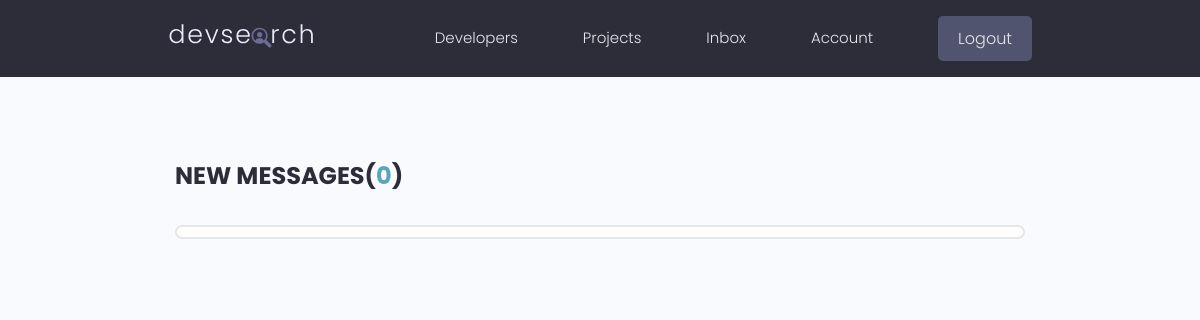
The app's page /inbox/ (signed in), older data.
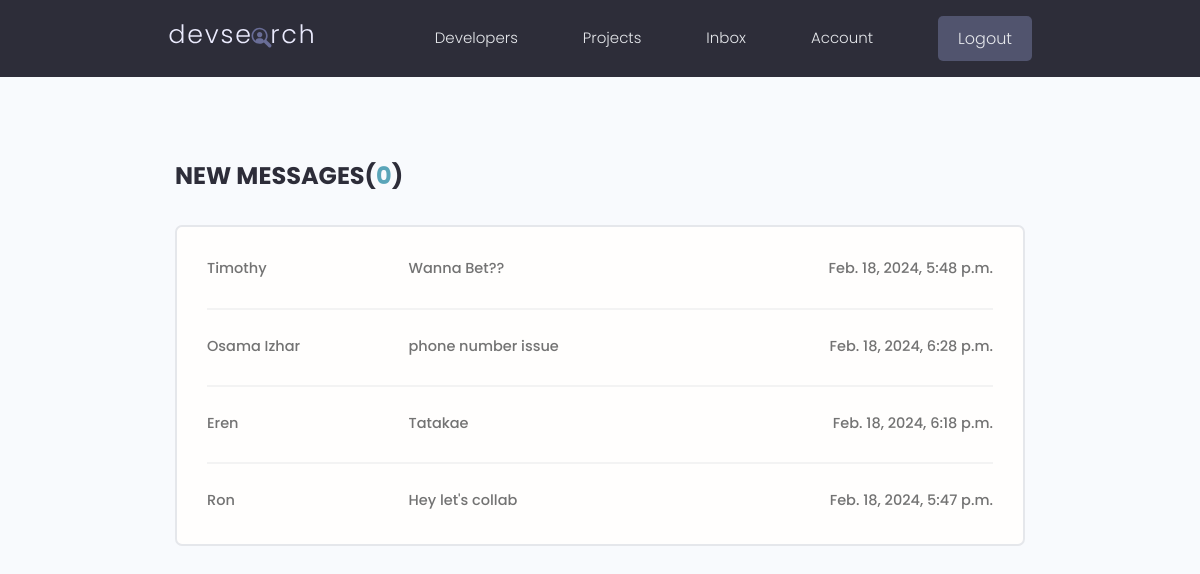
The same page, newer data.
### users/models.py (models this page shows)
class Message(models.Model):                         # setting on_delete to SET_NULL so that receiver can still read message that was sent
    sender = models.ForeignKey(Profile,on_delete=models.SET_NULL,null=True,blank=True)
    recipient = models.ForeignKey(Profile,on_delete=models.SET_NULL, null = True,blank=True,related_name="messages") # recepient had to be given a related_name to differentiate from sender
    name = models.CharField(max_length=200,null=True,blank=True)
    email = models.EmailField(max_length=200,null=True,blank=True)
    subject = models.CharField(max_length=200,null=True,blank=True)
    body = models.TextField()
    is_read = models.BooleanField(default=False,null=True)
    created = models.DateTimeField(auto_now_add=True)
    id = models.UUIDField(default=uuid.uuid4,unique=True,primary_key=True,editable=False)
    def __str__(self):
        return self.subject
    class Meta:
        ordering = ['is_read',"-created"]

### users/views.py (the view)
# urls.py: path('inbox/',views.inbox,name='inbox'),
@login_required(login_url="login")
def inbox(request):
    profile = request.user.profile
    messageRequests = profile.messages.all() # accessing related_name messages here to get all messages for the profile
    unreadCount = messageRequests.filter(is_read=False).count()
    context={"messageRequests":messageRequests,"unreadCount":unreadCount}
    print("MESSAGE REQUESTS: ",messageRequests)
    return render(request,'users/inbox.html',context)

### users/templates/users/inbox.html
{% extends 'main.html' %}
{% block content %}
  <main class="inbox my-xl">
    <div class="content-box">
    <h3 class="inbox__title">New Messages(<span>{{unreadCount}}</span>)</h3>
      <ul class="messages">
        {% for message in messageRequests %}
        {% if message.is_read == False %}
        <li class="message message--unread">
          {% else %}
          <li class='message'>
            {% endif %}
          <a href="{% url 'message' message.id %}">
          <span class="message__author">{{message.name}}</span>
          <span class="message__subject">{{message.subject}}</span>
          <span class="message__date">{{message.created}}</span>
          </a>
          </li>
        {% endfor %}
      </ul>
    </div>
  </main>
{% endblock content %}

### templates/main.html (shortened to what this page needs)
<!DOCTYPE html>
{% load static %}
<html lang="en">
<head>
  <link rel="stylesheet" href="https://cdn.iconmonstr.com/1.3.0/css/iconmonstr-iconic-font.min.css" />
  <link rel="stylesheet" href="{% static 'uikit/styles/uikit.css' %}" />
  <link rel="stylesheet" href="{% static 'styles/app.css' %}" />
   {% load fontawesome_6 %}
</head>
<body>
    {% include "navbar.html"%}
    {%block content%}
    {%endblock content%}
</body>
</html>

### templates/navbar.html (shortened to what this page needs)
{% load static %}
  <header class="header">
    <div class="container container--narrow">
      <a href="{% url 'profiles'%}" class="header__logo">
        <img src="{% static 'images/logo.svg' %}" alt="DevSearch Logo" />
      </a>
      <nav class="header__nav">
        <ul class="header__menu">
          <li class="header__menuItem"><a href="{% url 'profiles'%}">Developers</a></li>
          <li class="header__menuItem"><a href="{% url 'projects'%}">Projects</a></li>
          {% if request.user.is_authenticated %}
          <li class="header__menuItem"><a href="{% url 'inbox' %}">Inbox</a></li>
          <li class="header__menuItem"><a href="{% url 'account' %}">Account</a></li>
          <li class="header__menuItem"><a href="{% url 'logout' %}" class="btn btn--sub">Logout</a></li>
          {% else %}
          <li class="header__menuItem"><a href="{% url 'login' %}" class="btn btn--sub">Login/Sign Up</a></li>
          {% endif %}
        </ul>
      </nav>
    </div>
  </header>

### static/styles/app.css (style rules this page uses)
:root { --color-sub: #2d2d39; }
.btn--sub { background-color: var(--color-sub-light); }
img { width: 100%; }
.content-box { width: 95%; max-width: 85rem; margin: 0 auto; }
.header { position: sticky; z-index: 111; background-color: var(--color-sub); padding: 1.5rem 0; }
.header > .container { display: flex; justify-content: space-between; align-items: center; }
.header__logo > img { height: 3.8rem; }
.header__nav > ul { display: inline-flex; align-items: center; list-style: none; gap: 6.5rem; }
.header__menuItem > a { color: var(--color-light); font-weight: 300; }
.inbox { height: 90vh; }
.inbox__title, .inbox__title span { font-size: 2.4rem; font-weight: 700; color: var(--color-sub); text-transform: uppercase; text-align: left; margin-bottom: 3rem; }
.inbox__title span { color: var(--color-main); }
.messages { list-style: none; background: var(--color-white); padding: 0.5rem 3rem; border: 2px solid var(--color-light); border-radius: 0.7rem; }
.message { padding: 2.5rem 0; }
.message > a span { font-size: 1.45rem; font-weight: 500; }
.message:not(:last-child) { border-bottom: 2px solid var(--color-white-light); }
.message > a { display: flex; gap: 1rem; }
.message__author, .message__date { flex-basis: 25%; }
.message__subject { flex-basis: 50%; }
.message__date { text-align: right; }

### static/uikit/styles/modules/_variables.css (style rules this page uses)
:root { --color-main: #5aa5b9; --color-main-light: #e6faff; --color-sub: #3f4156; --color-sub-light: #51546e; --color-sub-lighter: #ededfd; --color-text: #737373; --color-gray: #8b8b8b; --color-light: #e5e7eb; --color-light-gray: #767676; --color-bg: #f8fafd; --color-white: #fffefd; --color-white-light: #f3f3f3; --color-success: #359e64; --color-success-bg: #def8e8; --color-error: #fc4b0b; --color-error-bg: #fff2ee; --font-base: 'Poppins', arial, helvetica, 'Segoe UI', roboto, ubuntu, sans-serif; --font-monospace: 'Fira Code', 'Courier New', courier, monospace; --font-regular: 300; --font-medium: 500; --font-bold: 700; --generic-shadow: 1px 1px 5px #00000010; --generic-transition: all 0.3s ease-in-out; }

### static/uikit/styles/modules/_base.css (style rules this page uses)
* { margin: 0; padding: 0; box-sizing: border-box; text-rendering: optimizeLegibility; color: inherit; font-size: inherit; }
html { font-size: 50%; }
@media only screen and (min-width: 480px) { html { font-size: 56.25%; } }
@media only screen and (min-width: 1200px) { html { font-size: 62.5%; } }
body { line-height: 1.6; font-weight: 400; font-size: 1.5rem; color: var(--color-text); background-color: var(--color-bg); min-height: 100vh; }

### static/uikit/styles/modules/_typography.css (style rules this page uses)
* { font-family: var(--font-base); }
h3 { font-size: 3.2rem; font-weight: var(--font-medium); }
p, span, strong { font-size: 1.6rem; color: var(--color-text); font-weight: var(--font-regular); }
a { padding-bottom: 2px; text-decoration: none; display: inline-block; color: var(--color-main); font-weight: var(--font-medium); }

### static/uikit/styles/modules/_utilities.css (style rules this page uses)
.container { width: 92%; max-width: 165rem; margin: 0 auto; box-sizing: border-box; }
.container--narrow { width: 92%; max-width: 120rem; }
@media screen and (min-width: 1000px) { .container { width: 90%; } }
@media screen and (min-width: 1000px) { .container--narrow { width: 85%; } }
@media screen and (min-width: 1200px) { .container { width: 80%; } }
@media screen and (min-width: 1200px) { .container--narrow { width: 72%; } }
.my-xl { margin: 8rem auto; }

### static/uikit/styles/modules/_button.css (style rules this page uses)
.btn { display: inline-block; position: relative; cursor: pointer; background-color: var(--color-light); font-weight: var(--font-medium); color: var(--color-sub); text-decoration: none; padding: 1rem 2rem; border-radius: 0.5rem; border: none; width: -webkit-fit-content; width: -moz-fit-content; width: fit-content; height: -webkit-fit-content; height: -moz-fit-content; height: fit-content; font-size: 1.6rem; outline-width: 0; outline-color: transparent; -webkit-backface-visibility: hidden; backface-visibility: hidden; transition: all 0.3s ease-in-out; }
.btn--sub { background-color: var(--color-sub); color: var(--color-white); }

Row changes from the older to the newer data that the page shows:
added Message: name "Timothy", subject "Wanna Bet??", created "Feb. 18, 2024, 5:48 p.m."
added Message: name "Osama Izhar", subject "phone number issue", created "Feb. 18, 2024, 6:28 p.m."
added Message: name "Eren", subject "Tatakae", created "Feb. 18, 2024, 6:18 p.m."
added Message: name "Ron", subject "Hey let's collab", created "Feb. 18, 2024, 5:47 p.m."
